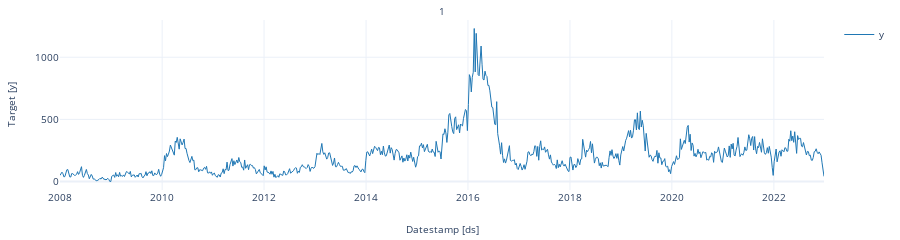

The notebook cell saved with this chart:
### Markdown cell above
# **5. Explore Data with the plot method** <a class="anchor" id="5"></a>

[Table of Contents](#0.1)

Plot some series using the plot method from the StatsForecast class. This method prints 8 random series from the dataset and is useful for basic EDA.

### Code cell
from statsforecast import StatsForecast

StatsForecast.plot(df)

### Figure 1 — Plotly figure (JSON) as saved in the notebook; plotly's stock layout.template omitted (floating-point values rounded to 4 significant figures; data arrays with more than 128 entries replaced by an {"elided": "..."} marker saying what was removed)
{"data": [{"legendgroup": "y", "line": {"color": "#1f77b4", "width": 1}, "mode": "lines", "name": "y", "showlegend": true, "type": "scatter", "x": {"elided": "783 str values"}, "xaxis": "x", "y": {"elided": "783 int values"}, "yaxis": "y"}], "layout": {"annotations": [{"font": {"size": 10}, "showarrow": false, "text": "1", "x": 0.5, "xanchor": "center", "xref": "paper", "y": 1, "yanchor": "bottom", "yref": "paper"}, {"font": {"size": 10}, "showarrow": false, "text": "Datestamp [ds]", "x": 0.5, "xanchor": "center", "xref": "paper", "y": 0, "yanchor": "top", "yref": "paper", "yshift": -30}, {"font": {"size": 10}, "showarrow": false, "text": "Target [y]", "textangle": -90, "x": 0, "xanchor": "right", "xref": "paper", "xshift": -40, "y": 0.5, "yanchor": "middle", "yref": "paper"}], "autosize": true, "font": {"size": 10}, "height": 150, "margin": {"b": 50, "l": 60, "r": 10, "t": 20}, "xaxis": {"anchor": "y", "domain": [0, 1], "showticklabels": true, "visible": true}, "yaxis": {"anchor": "x", "domain": [0, 1]}}}
